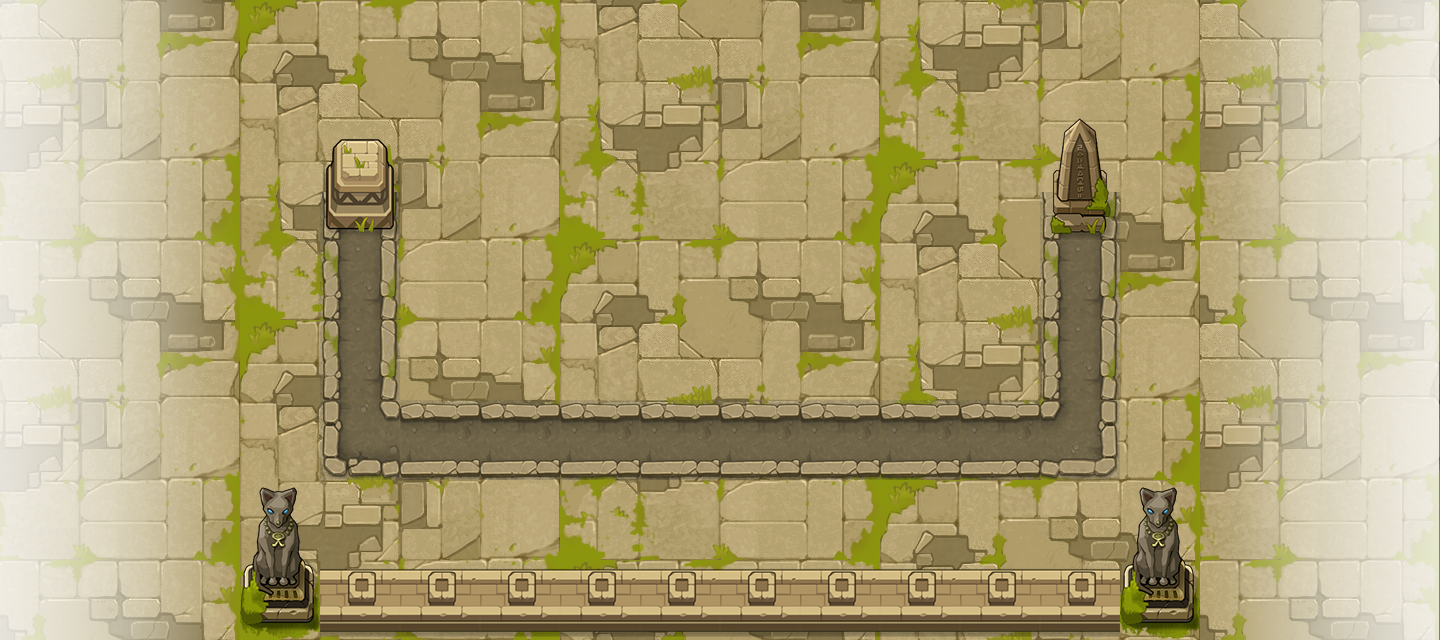

This is a level from a 2D game, rendered from its Tiled map with the project's own tilesets. A one-line summary and the map file follow, with tile-layer data summarised:
An orthogonal 18x8 tile map with 80x80 px tiles, 3 tile layers (background, road, object) and 8 objects (P0, P1, P2, P3, O0, ...).

<map version="1.0" tiledversion="1.0.3" orientation="orthogonal" renderorder="right-down" width="18" height="8" tilewidth="80" tileheight="80" nextobjectid="9">
 <tileset firstgid="1" source="huangye.tsx" />
 <layer name="background" width="18" height="8">
  <data>[144 cells, 144 non-empty, 16 distinct tile ids]</data>
 </layer>
 <layer name="road" width="18" height="8">
  <data>[144 cells, 16 non-empty, 5 distinct tile ids]</data>
 </layer>
 <layer name="object" width="18" height="8">
  <data>[144 cells, 66 non-empty, 13 distinct tile ids]</data>
 </layer>
 <objectgroup name="path" visible="0">
  <object id="1" name="P0" x="360" y="240" />
  <object id="2" name="P1" x="360" y="440" />
  <object id="3" name="P2" x="1080" y="440" />
  <object id="4" name="P3" x="1080" y="240" />
  <object id="5" name="O0" x="400" y="80" width="640" height="320" />
  <object id="6" name="O1" x="240" y="80" width="80" height="400" />
  <object id="7" name="O2" x="320" y="480" width="800" height="80" />
  <object id="8" name="O3" x="1120" y="80" width="80" height="400" />
 </objectgroup>
</map>
